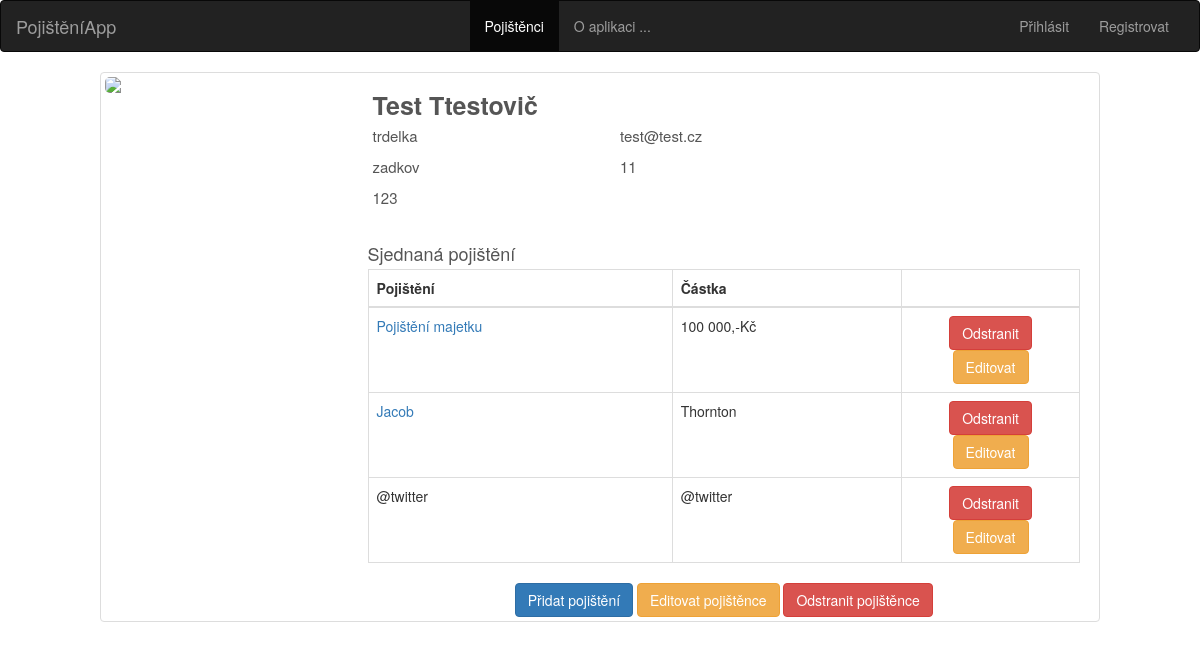
The page /pojistenci/detail/7 on the database as committed earlier.
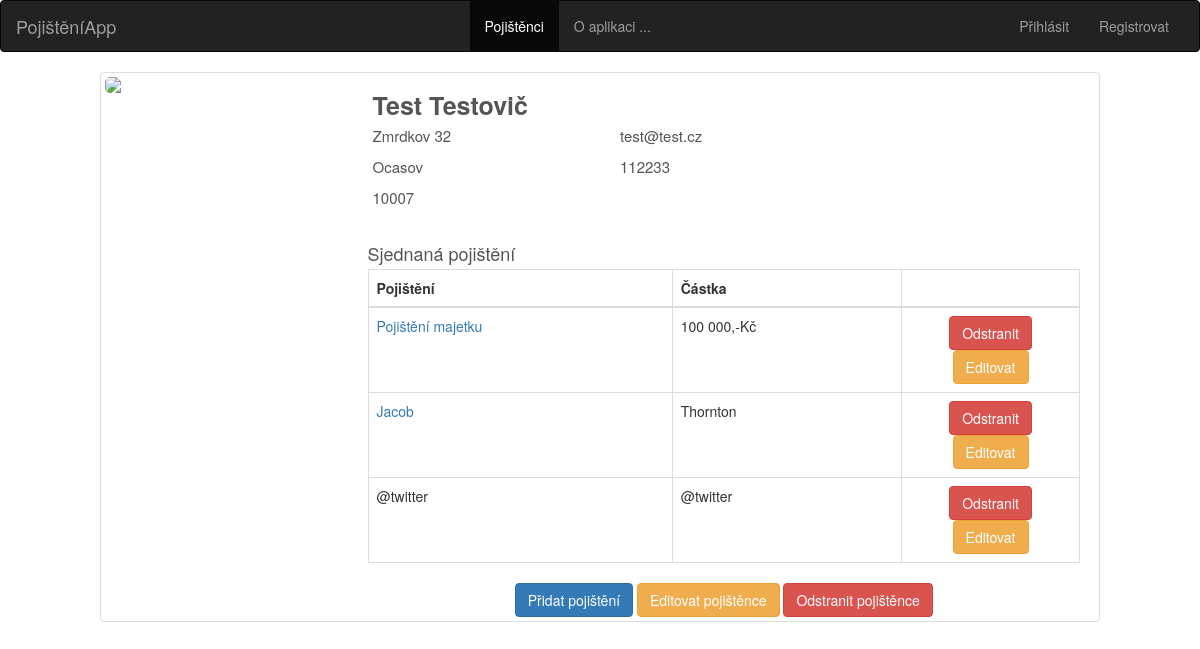
The same page on the database as committed later.
### tables this page shows
CREATE TABLE pojistenci (
    id integer primary key autoincrement,
    jmeno integer not null,
    prijmeni  integer not null,
    adresa  integer not null,
    mesto  integer not null,
    psc  integer not null,
    telefon  integer not null,
    email  integer not null
);

### app.py (the view)
@app.route('/pojistenci/detail/<int:id>', methods = ['POST', 'GET'])
def pojistenci_detail(id):
    db=get_db()
    cur = db.execute('SELECT * FROM pojistenci WHERE id=?', [id])
    result = cur.fetchone()
    return render_template('pojistenec_detail.html', page_title='Pojištěnec {}'.format(result['prijmeni']), data = result)

### app.py (called while the page is built)
def connect_db():
    sql = sqlite3.connect('/home/honza/Dokumenty/Python_Flask_Udemy/IT_Network_ZP_Plna_verze/pojisteni.db')
    sql.row_factory = sqlite3.Row
    return sql

def get_db():
    if not hasattr(g, 'sqlite_db'):
        g.sqlite_db = connect_db()
    return g.sqlite_db

### templates/pojistenec_detail.html (shortened to what the changed rows need)
{% extends 'base.html' %}
{% block body %}
<div class="container-fluid">
    <div class="row">
        <div class="profile-head">
            <div class="profiles col-xs-8 col-xs-push-2  col-sm-10 col-sm-push-1 thumbnail">
                <div class="col-md-9">
                    <div class="row">
                        <span class="col-sm-12"><h5>{{ data['jmeno'] }} {{ data['prijmeni'] }}</h5></span>
                        <div class="col-md-4 col-sm-6 col-xs-12">
                            <ul>
                                <li><span>{{ data['adresa'] }}</span></li>
                                <li><span>{{ data['mesto'] }}</span></li>
                                <li><span>{{ data['psc'] }}</span></li>
                            </ul>
                        </div>
                        <div class="col-md-4 col-sm-6 col-xs-12">
                            <ul>
                                <li><span>{{ data['email'] }}</span></li>
                                <li><span>{{ data['telefon'] }}</span></li>
                            </ul>
                        </div>
                    </div>
                    <div class="top-buffer">
                        <table class="table table-bordered">
                            <thead>
                            <tr>
                                <th scope="col">Pojištění</th>
                                <th scope="col">Částka</th>
                                <th scope="col"></th>
                            </tr>
                            </thead>
                        </table>
                    </div>
                </div>
            </div>
        </div>
    </div>
</div>
{% endblock %}

Rows that differ between the two databases and show on the page:
changed pojistenci "Test": prijmeni "Ttestovič" → "Testovič"; adresa "trdelka" → "Zmrdkov 32"; mesto "zadkov" → "Ocasov"; psc "123" → "10007"; telefon "11" → "112233"
